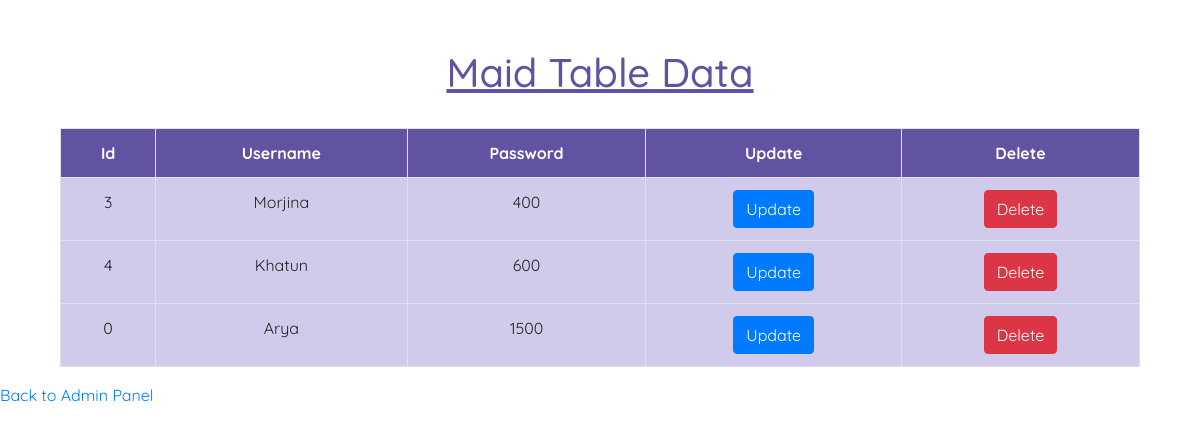
The app's page /Model/forms/baby_display.php with its own data.
### tables this page shows
CREATE TABLE `baby` (
  `babyid` int(11) NOT NULL,
  `babyname` char(50) NOT NULL,
  `babyrate` int(4) NOT NULL
);

### Model/forms/baby_display.php (the view, shortened to what this page needs)
<!DOCTYPE html>
<html>
<head>
  <link rel="stylesheet" href="https://maxcdn.bootstrapcdn.com/bootstrap/4.0.0/css/bootstrap.min.css">
  <link rel="stylesheet" href="http://localhost/OApa!/View/styles/display.css">
 <link rel="stylesheet" type="text/css" href="http://ajax.aspnetcdn.com/ajax/jquery.dataTables/1.9.4/css/jquery.dataTables.css">
</head>
<body>
 <div class="container">
 <div class="col-lg-12">
 <br><br>
 <h1 class="text-center" > Maid Table Data </h1>
 <br>
 <table  id="tabledata" class=" table table-striped table-hover table-bordered">
 <tr id="tr_head"class=" text-white text-center">
 <th> Id </th>
 <th> Username </th>
 <th> Password </th>
 <th> Update </th>
 <th> Delete </th>
 </tr >
 <?php
 include 'conn.php';
 $q = "select * from baby ";
 $query = mysqli_query($con,$q);
 while($res = mysqli_fetch_array($query)){
 ?>
 <tr id="tr_body" class="text-center">
 <td> <?php echo $res['babyid'];  ?> </td>
 <td> <?php echo $res['babyname'];  ?> </td>
 <td> <?php echo $res['babyrate'];  ?> </td>
 <td> <button class="btn-primary btn"> <a href="baby_update.php?babyid=<?php echo $res['babyid']; ?>" class="text-white"> Update </a>  </button> </td>
 <td> <button class="btn-danger btn"> <a href="baby_delete.php?babyid=<?php echo $res['babyid']; ?>" class="text-white"> Delete </a> </button> </td>
 </tr>
 <?php
 }
  ?>
 </table>
 </div>
 </div>
 <div class=".container"><a id="link" href="http://localhost/OApa!/Model/forms/admin.php">Back to Admin Panel</a></div>
</body>
</html>

### View/styles/display.css (style rules this page uses)
#tr_head { background-color: #6152a2; }
#tr_body { background-color: #bab1e2ab; }
body { font-family: "Quicksand", sans-serif; }
h1 { text-decoration: underline; color: #6152a2; }

### records on screen
baby: babyid "3", babyname "Morjina", babyrate "400"
baby: babyid "4", babyname "Khatun", babyrate "600"
baby: babyid "0", babyname "Arya", babyrate "1500"
